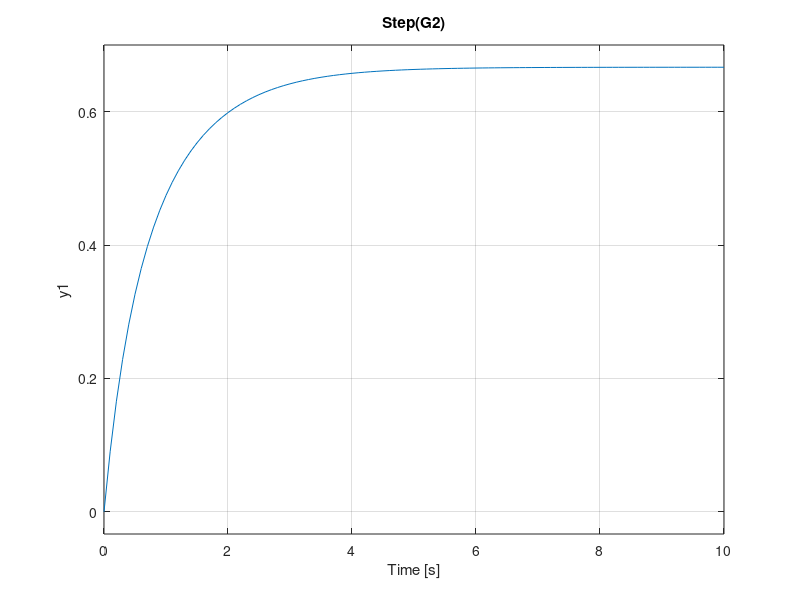

The MATLAB script that drew this image: (Note: this script raises an error after producing the figure.)
% RT_ueb2
% y''(t)+3*y'(t)+2*y(t)=3*u(t)
clear all;
delete(findall(0,'type','line'));
f1=figure(1);

SUB=321;
%%%%%%%%%%%%%%%%%%%%%%%%%%%%%%%%%%%%%%%%%%%%%%
% Eigenes ss- model in simulink gebaut
G1a=tf([1 2],[1 1]);
G1b=tf([1],[1 3]);
subplot(SUB);
step(G1a*G1b,10);grid on;
title('step(G1a*G1b)');

G2=tf([1 2],[1 4 3]);
subplot(SUB+1);
step(G2,10);grid on;
title('Step(G2)');

%%%%%%%%%%%%%%%%%%%%%%%%%%%%%%%%%%%%%%%%%%%%%%
% System 2. Ordnung tf Simulink
[A1,b1,c1,d1]=linmod('RT_ueb3_2a');
[num2 den2]=ss2tf(A1,b1,c1,d1);
G3=tf(num2,den2);
subplot(SUB+2);
step(G3,10);grid on;
title('Sys 2. Ordnung uber tf');

%%%%%%%%%%%%%%%%%%%%%%%%%%%%%%%%%%%%%%%%%%%%%%
% System 2. Ordnung in Simulink
[A2,b2,c2,d2]=linmod('RT_ueb3_2b');
[num3 den3]=ss2tf(A2,b2,c2,d2);
G4=tf(num3,den3);
subplot(SUB+3);
step(G4,10);grid on;
title('Sys 2. Ordnung blockschaltbild');


%%%%%%%%%%%%%%%%%%%%%%%%%%%%%%%%%%%%%%%%%%%%%%
% Blocksumme Simulink
[A3,b3,c3,d3]=linmod('RT_ueb3_2c');
[num4 den4]=ss2tf(A3,b3,c3,d3);
G5=tf(num4,den4);
subplot(SUB+4);
step(G5,10);grid on;hold on;
[r,p,k]=residue(G5.num{1},G5.den{1})
title('Summe aus tfs');

%%%%%%%%%%%%%%%%%%%%%%%%%%%%%%%%%%%%%%%%%%%%%%
f_2=@(t,y) ([y(2);-3*y(1)-4*y(2)]);
%%% Inhomogenität der DGL 2. Ordnung b(t)=-cos(t)
t_range2 = [0; 10]; 
y0 = [1; -2];
[t_steps2, y] = ode45(f_2, t_range2, y0);

subplot(SUB+5);
plot(t_steps2, y);grid on;
title('aus tfs abgeleitete DGL');
%%%%%%%%%%%%%%%%%%%%%%%%%%%%%%%%%%%%%%%%%%%%%%
